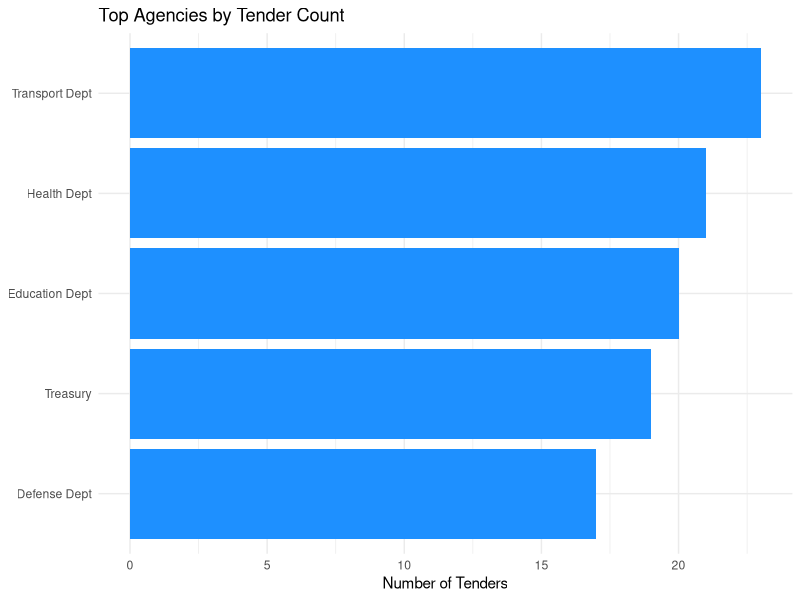
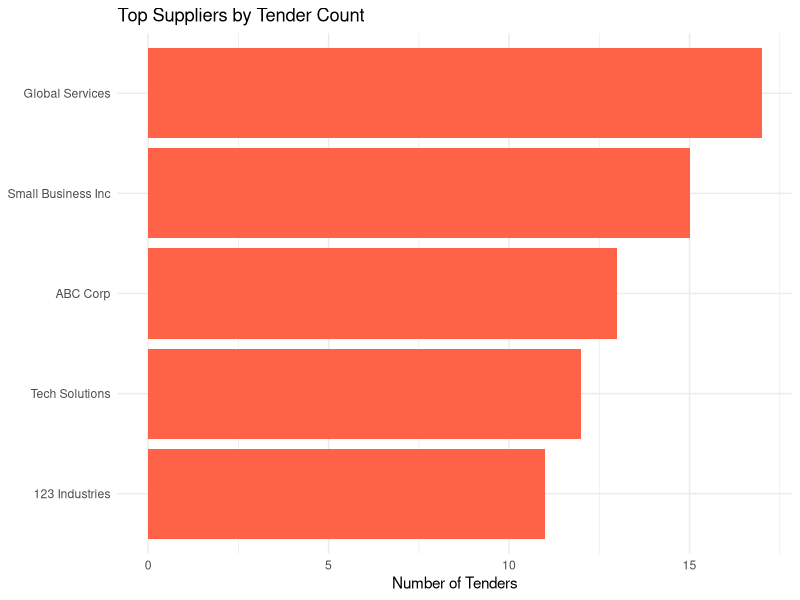
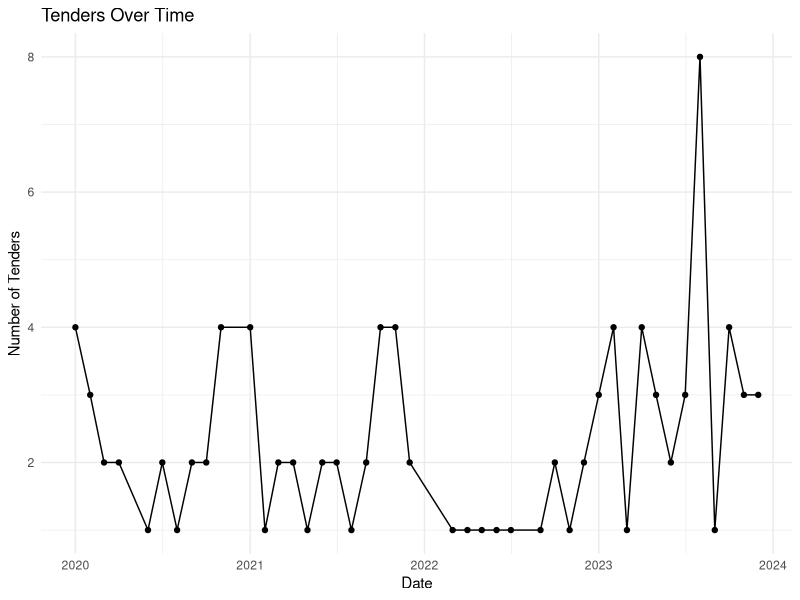
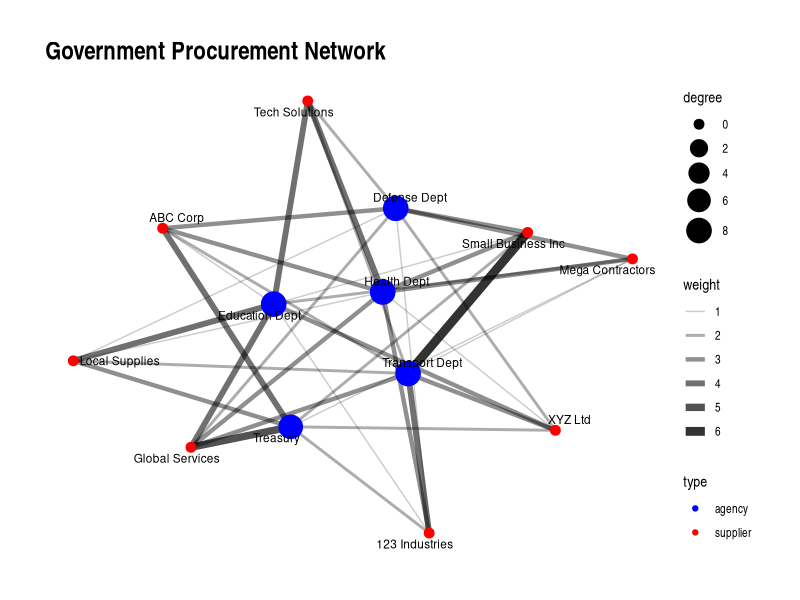
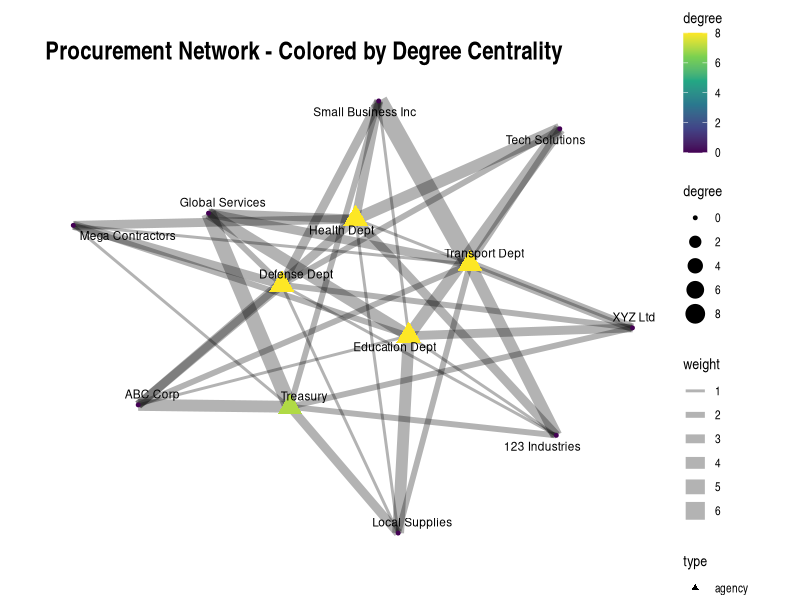

Here is the R script that generated these plots, in order: (Note: this script raises an error after producing the figures.)
# Load required libraries
library(tidyverse)
library(tidygraph)
library(ggraph)
library(igraph)

# Sample data structure for government procurement
# In reality, you would import your actual data using read_csv() or similar
# Example: tenders <- read_csv("path/to/your/tenders_data.csv")
set.seed(123)
tenders <- tibble(
  tender_id = 1:100,
  agency = sample(c("Health Dept", "Education Dept", "Transport Dept", "Defense Dept", "Treasury"), 100, replace = TRUE),
  supplier = sample(c("ABC Corp", "XYZ Ltd", "123 Industries", "Tech Solutions", "Global Services", 
                      "Local Supplies", "Mega Contractors", "Small Business Inc"), 100, replace = TRUE),
  amount = sample(10000:1000000, 100, replace = TRUE),
  date = sample(seq(as.Date('2020-01-01'), as.Date('2023-12-31'), by="day"), 100),
  award_type = sample(c("Open Tender", "Limited Tender", "Direct Award"), 100, replace = TRUE),
  description = sample(c("IT Services", "Construction", "Consulting", "Office Supplies", "Training"), 100, replace = TRUE)
)

# 1. EXPLORATORY DATA ANALYSIS ---------------------------

# Summary of tenders by agency
agency_summary <- tenders %>%
  group_by(agency) %>%
  summarise(
    tenders_count = n(),
    total_value = sum(amount),
    avg_value = mean(amount),
    suppliers_count = n_distinct(supplier),
    .groups = "drop"
  ) %>%
  arrange(desc(tenders_count))

print("Agency Summary:")
print(agency_summary)

# Summary of tenders by supplier
supplier_summary <- tenders %>%
  group_by(supplier) %>%
  summarise(
    tenders_count = n(),
    total_value = sum(amount),
    avg_value = mean(amount),
    agencies_count = n_distinct(agency),
    .groups = "drop"
  ) %>%
  arrange(desc(tenders_count))

print("Supplier Summary:")
print(supplier_summary)

# Connections between agencies and suppliers
connections <- tenders %>%
  group_by(agency, supplier) %>%
  summarise(
    frequency = n(),
    total_value = sum(amount),
    .groups = "drop"
  ) %>%
  arrange(desc(frequency))

print("Top Connections:")
print(head(connections, 10))

# Visualize top agencies by tender count
ggplot(agency_summary %>% arrange(desc(tenders_count)) %>% head(5), 
       aes(x = reorder(agency, tenders_count), y = tenders_count)) +
  geom_col(fill = "dodgerblue") +
  coord_flip() +
  labs(title = "Top Agencies by Tender Count",
       x = NULL,
       y = "Number of Tenders") +
  theme_minimal()

# Visualize top suppliers by tender count
ggplot(supplier_summary %>% arrange(desc(tenders_count)) %>% head(5), 
       aes(x = reorder(supplier, tenders_count), y = tenders_count)) +
  geom_col(fill = "tomato") +
  coord_flip() +
  labs(title = "Top Suppliers by Tender Count",
       x = NULL,
       y = "Number of Tenders") +
  theme_minimal()

# Tender time series
tenders %>%
  mutate(month = floor_date(date, "month")) %>%
  count(month) %>%
  ggplot(aes(x = month, y = n)) +
  geom_line() +
  geom_point() +
  labs(title = "Tenders Over Time",
       x = "Date",
       y = "Number of Tenders") +
  theme_minimal()

# 2. CREATE NETWORK DATA ---------------------------

# Create nodes (unique agencies and suppliers)
agencies <- tibble(
  id = unique(tenders$agency),
  type = "agency"
)

suppliers <- tibble(
  id = unique(tenders$supplier),
  type = "supplier"
)

nodes <- bind_rows(agencies, suppliers) %>%
  mutate(node_id = row_number())

# Create edges (connections between agencies and suppliers)
edges <- tenders %>%
  select(agency, supplier, amount) %>%
  group_by(agency, supplier) %>%
  summarise(
    weight = n(),
    total_amount = sum(amount),
    avg_amount = mean(amount),
    .groups = "drop"
  ) %>%
  # Join to get node IDs
  left_join(nodes %>% select(id, node_id), by = c("agency" = "id")) %>%
  rename(from = node_id) %>%
  left_join(nodes %>% select(id, node_id), by = c("supplier" = "id")) %>%
  rename(to = node_id)

# Create tidygraph network
procurement_network <- tbl_graph(
  nodes = nodes,
  edges = edges %>% select(from, to, weight, total_amount, avg_amount)
)

# 3. BASIC NETWORK METRICS ---------------------------

# Calculate centrality measures
network_with_metrics <- procurement_network %>%
  activate(nodes) %>%
  mutate(
    degree = centrality_degree(),
    betweenness = centrality_betweenness(),
    closeness = centrality_closeness()
  )

# View nodes with metrics
node_metrics <- network_with_metrics %>%
  activate(nodes) %>%
  as_tibble()

print("Node Metrics:")
print(node_metrics %>% arrange(desc(degree)) %>% head(10))

# 4. NETWORK VISUALIZATION ---------------------------

# Basic network visualization
plot_basic <- ggraph(network_with_metrics, layout = "fr") +
  geom_edge_link(aes(width = weight, alpha = weight)) +
  geom_node_point(aes(color = type, size = degree)) +
  geom_node_text(aes(label = id), repel = TRUE, size = 3) +
  scale_edge_width(range = c(0.5, 3)) +
  scale_edge_alpha(range = c(0.2, 0.8)) +
  scale_size(range = c(3, 8)) +
  scale_color_manual(values = c("agency" = "blue", "supplier" = "red")) +
  theme_graph() +
  labs(title = "Government Procurement Network")

print(plot_basic)

# Color nodes by degree centrality
plot_degree <- ggraph(network_with_metrics, layout = "fr") +
  geom_edge_link(aes(width = weight), alpha = 0.3) +
  geom_node_point(aes(color = degree, size = degree, shape = type)) +
  scale_color_viridis_c() +
  scale_shape_manual(values = c("agency" = 17, "supplier" = 19)) +
  geom_node_text(aes(label = id), repel = TRUE, size = 3) +
  theme_graph() +
  labs(title = "Procurement Network - Colored by Degree Centrality")

print(plot_degree)

# Community detection (with proper handling for directed graphs)
network_with_communities <- network_with_metrics %>%
  convert(to_undirected()) %>%  # Convert to undirected for community detection
  mutate(community = as.factor(group_louvain())) %>%
  activate(nodes)

# Plot communities
plot_communities <- ggraph(network_with_communities, layout = "fr") +
  geom_edge_link(aes(width = weight), alpha = 0.3) +
  geom_node_point(aes(color = community, shape = type), size = 5) +
  scale_shape_manual(values = c("agency" = 17, "supplier" = 19)) +
  geom_node_text(aes(label = id), repel = TRUE, size = 3) +
  theme_graph() +
  labs(title = "Procurement Network - Communities")

print(plot_communities)

# 5. SAVE VISUALIZATIONS ---------------------------
# Uncomment these lines when you want to save the visualizations

# ggsave("basic_network.png", plot_basic, width = 12, height = 10)
# ggsave("degree_network.png", plot_degree, width = 12, height = 10)
# ggsave("community_network.png", plot_communities, width = 12, height = 10)

# 6. NETWORK SUMMARY STATISTICS ---------------------------
# Convert to igraph for some calculations
ig_network <- as.igraph(network_with_metrics)

network_summary <- tibble(
  metric = c("Nodes", "Edges", "Density", "Mean Degree", "Transitivity"),
  value = c(
    gorder(ig_network),
    gsize(ig_network),
    round(graph.density(ig_network), 4),
    round(mean(degree(ig_network)), 2),
    round(transitivity(ig_network), 4)
  )
)

print("Network Summary Statistics:")
print(network_summary)
